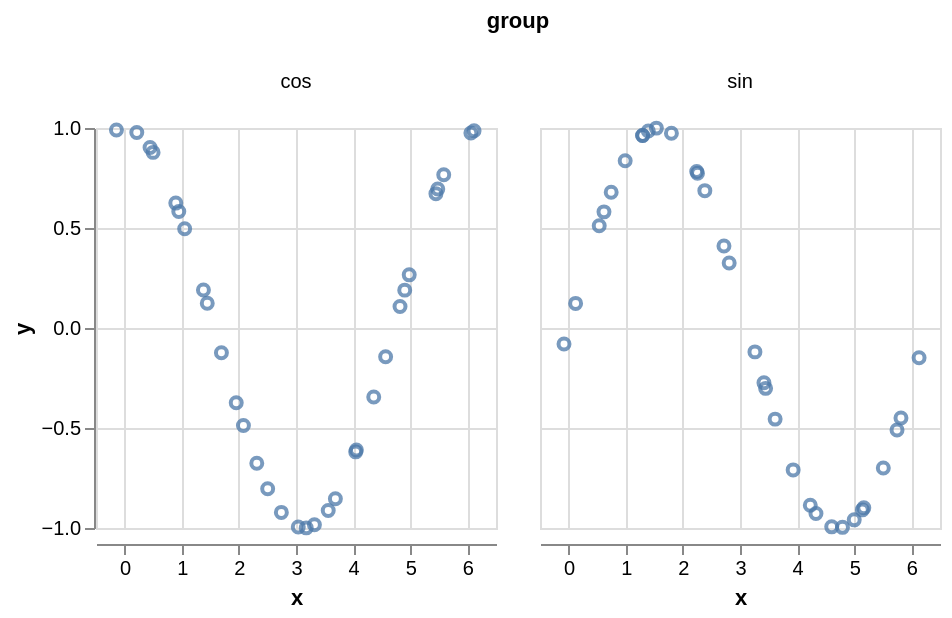

Express this chart as Vega-Lite.
### Vega-Lite specification from a JSON file in a GitHub repository (floating-point values rounded to 4 significant figures)
{"$schema": "https://vega.github.io/schema/vega-lite/v2.6.0.json", "config": {"view": {"height": 300, "width": 400}}, "data": {"name": "data-7435e4d121c4f72f89b2f4251a41157f"}, "datasets": {"data-7435e4d121c4f72f89b2f4251a41157f": [{"group": "sin", "key": 0, "x": -0.0799, "y": -0.0798}, {"group": "sin", "key": 1, "x": 0.1233, "y": 0.123}, {"group": "sin", "key": 2, "x": 0.5364, "y": 0.511}, {"group": "sin", "key": 3, "x": 0.6196, "y": 0.5807}, {"group": "sin", "key": 4, "x": 0.7457, "y": 0.6785}, {"group": "sin", "key": 5, "x": 0.9906, "y": 0.8364}, {"group": "sin", "key": 6, "x": 1.295, "y": 0.9622}, {"group": "sin", "key": 7, "x": 1.297, "y": 0.9627}, {"group": "sin", "key": 8, "x": 1.395, "y": 0.9846}, {"group": "sin", "key": 9, "x": 1.537, "y": 0.9994}, {"group": "sin", "key": 10, "x": 1.8, "y": 0.9739}, {"group": "sin", "key": 11, "x": 2.242, "y": 0.7829}, {"group": "sin", "key": 12, "x": 2.256, "y": 0.774}, {"group": "sin", "key": 13, "x": 2.385, "y": 0.6867}, {"group": "sin", "key": 14, "x": 2.719, "y": 0.4099}, {"group": "sin", "key": 15, "x": 2.811, "y": 0.3249}, {"group": "sin", "key": 16, "x": 3.261, "y": -0.1194}, {"group": "sin", "key": 17, "x": 3.448, "y": -0.3018}, {"group": "sin", "key": 18, "x": 3.419, "y": -0.274}, {"group": "sin", "key": 19, "x": 3.615, "y": -0.4556}, {"group": "sin", "key": 20, "x": 3.93, "y": -0.7095}, {"group": "sin", "key": 21, "x": 4.23, "y": -0.886}, {"group": "sin", "key": 22, "x": 4.329, "y": -0.9275}, {"group": "sin", "key": 23, "x": 4.605, "y": -0.9942}, {"group": "sin", "key": 24, "x": 4.794, "y": -0.9967}, {"group": "sin", "key": 25, "x": 4.999, "y": -0.9592}, {"group": "sin", "key": 26, "x": 5.167, "y": -0.8985}, {"group": "sin", "key": 27, "x": 5.141, "y": -0.9094}, {"group": "sin", "key": 28, "x": 5.508, "y": -0.6999}, {"group": "sin", "key": 29, "x": 5.748, "y": -0.5101}, {"group": "sin", "key": 30, "x": 5.817, "y": -0.4496}, {"group": "sin", "key": 31, "x": 6.134, "y": -0.1489}, {"group": "cos", "key": 0, "x": -0.1422, "y": 0.9899}, {"group": "cos", "key": 1, "x": 0.2138, "y": 0.9772}, {"group": "cos", "key": 2, "x": 0.446, "y": 0.9022}, {"group": "cos", "key": 3, "x": 0.4989, "y": 0.8781}, {"group": "cos", "key": 4, "x": 0.8963, "y": 0.6245}, {"group": "cos", "key": 5, "x": 0.9488, "y": 0.5826}, {"group": "cos", "key": 6, "x": 1.052, "y": 0.4961}, {"group": "cos", "key": 7, "x": 1.38, "y": 0.1896}, {"group": "cos", "key": 8, "x": 1.447, "y": 0.1234}, {"group": "cos", "key": 9, "x": 1.695, "y": -0.1237}, {"group": "cos", "key": 10, "x": 1.954, "y": -0.374}, {"group": "cos", "key": 11, "x": 2.08, "y": -0.4875}, {"group": "cos", "key": 12, "x": 2.314, "y": -0.6765}, {"group": "cos", "key": 13, "x": 2.504, "y": -0.8037}, {"group": "cos", "key": 14, "x": 2.744, "y": -0.922}, {"group": "cos", "key": 15, "x": 3.04, "y": -0.9948}, {"group": "cos", "key": 16, "x": 3.179, "y": -0.9993}, {"group": "cos", "key": 17, "x": 3.322, "y": -0.9837}, {"group": "cos", "key": 18, "x": 3.564, "y": -0.9121}, {"group": "cos", "key": 19, "x": 3.689, "y": -0.8538}, {"group": "cos", "key": 20, "x": 4.057, "y": -0.6098}, {"group": "cos", "key": 21, "x": 4.045, "y": -0.6193}, {"group": "cos", "key": 22, "x": 4.361, "y": -0.3447}, {"group": "cos", "key": 23, "x": 4.568, "y": -0.1435}, {"group": "cos", "key": 24, "x": 4.903, "y": 0.1893}, {"group": "cos", "key": 25, "x": 4.82, "y": 0.1076}, {"group": "cos", "key": 26, "x": 4.981, "y": 0.2658}, {"group": "cos", "key": 27, "x": 5.449, "y": 0.6717}, {"group": "cos", "key": 28, "x": 5.481, "y": 0.695}, {"group": "cos", "key": 29, "x": 5.585, "y": 0.7663}, {"group": "cos", "key": 30, "x": 6.061, "y": 0.9753}, {"group": "cos", "key": 31, "x": 6.116, "y": 0.986}]}, "facet": {"column": {"field": "group", "type": "nominal"}}, "spec": {"encoding": {"opacity": {"condition": {"selection": "selector002", "value": 0.75}, "value": 0.25}, "x": {"field": "x", "type": "quantitative"}, "y": {"field": "y", "type": "quantitative"}}, "height": 200, "mark": "point", "selection": {"selector002": {"type": "interval"}}, "width": 200}}
